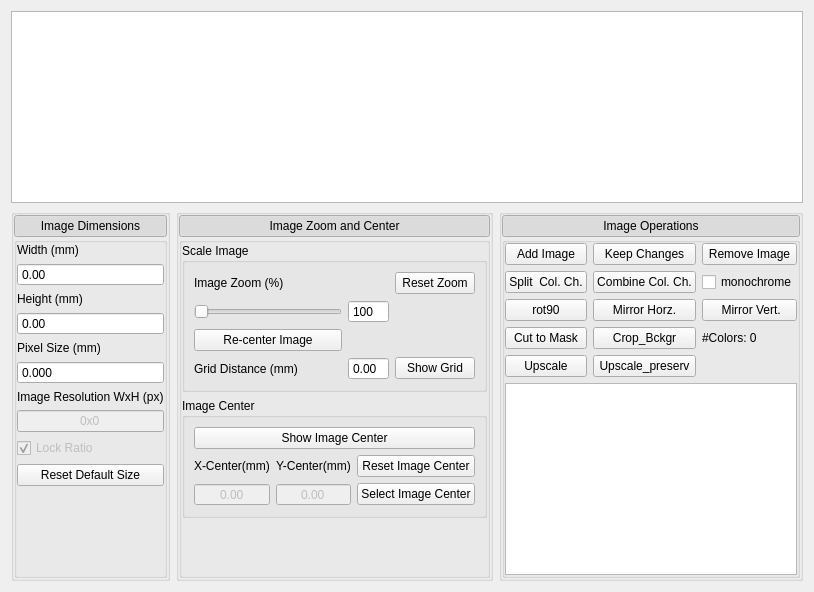
        <widget class="QWidget" name="image_tab">
         <property name="enabled">
          <bool>true</bool>
         </property>
         <attribute name="title">
          <string>Image Visualization</string>
         </attribute>
         <layout class="QGridLayout" name="gridLayout_4" rowstretch="1,0,0">
          <item row="1" column="0" rowspan="2">
           <widget class="QGroupBox" name="image_dimension_frame">
            <property name="title">
             <string/>
            </property>
            <property name="styleClass" stdset="0">
             <string>outsideFrame</string>
            </property>
            <layout class="QVBoxLayout" name="verticalLayout_21">
             <property name="spacing">
              <number>0</number>
             </property>
             <property name="leftMargin">
              <number>0</number>
             </property>
             <property name="topMargin">
              <number>0</number>
             </property>
             <property name="rightMargin">
              <number>0</number>
             </property>
             <property name="bottomMargin">
              <number>0</number>
             </property>
             <item>
              <widget class="QPushButton" name="pushButton_12">
               <property name="text">
                <string>Image Dimensions</string>
               </property>
               <property name="checkable">
                <bool>true</bool>
               </property>
               <property name="checked">
                <bool>true</bool>
               </property>
               <property name="styleClass" stdset="0">
                <string>MenuButton</string>
               </property>
              </widget>
             </item>
             <item>
              <widget class="QGroupBox" name="inside_image_dimension_frame">
               <property name="title">
                <string/>
               </property>
               <property name="styleClass" stdset="0">
                <string>insideFrame</string>
               </property>
               <layout class="QGridLayout" name="gridLayout_8">
                <property name="leftMargin">
                 <number>0</number>
                </property>
                <property name="topMargin">
                 <number>0</number>
                </property>
                <property name="rightMargin">
                 <number>0</number>
                </property>
                <property name="horizontalSpacing">
                 <number>0</number>
                </property>
                <item row="6" column="0">
                 <widget class="QLabel" name="label_23">
                  <property name="text">
                   <string>Image Resolution WxH (px)</string>
                  </property>
                 </widget>
                </item>
                <item row="7" column="0">
                 <widget class="QLineEdit" name="image_resolution_edit">
                  <property name="enabled">
                   <bool>false</bool>
                  </property>
                  <property name="sizePolicy">
                   <sizepolicy hsizetype="Minimum" vsizetype="Fixed">
                    <horstretch>0</horstretch>
                    <verstretch>0</verstretch>
                   </sizepolicy>
                  </property>
                  <property name="text">
                   <string>0x0</string>
                  </property>
                  <property name="alignment">
                   <set>Qt::AlignCenter</set>
                  </property>
                 </widget>
                </item>
                <item row="5" column="0">
                 <widget class="QDoubleSpinBox" name="pixel_size_spinbox">
                  <property name="buttonSymbols">
                   <enum>QAbstractSpinBox::NoButtons</enum>
                  </property>
                  <property name="decimals">
                   <number>3</number>
                  </property>
                  <property name="maximum">
                   <double>100.000000000000000</double>
                  </property>
                  <property name="singleStep">
                   <double>0.010000000000000</double>
                  </property>
                 </widget>
                </item>
                <item row="8" column="0">
                 <widget class="QCheckBox" name="lock_ratio_check">
                  <property name="enabled">
                   <bool>false</bool>
                  </property>
                  <property name="text">
                   <string>Lock Ratio</string>
                  </property>
                  <property name="checked">
                   <bool>true</bool>
                  </property>
                 </widget>
                </item>
                <item row="9" column="0">
                 <widget class="QPushButton" name="reset_image_size_button">
                  <property name="text">
                   <string>Reset Default Size</string>
                  </property>
                 </widget>
                </item>
                <item row="1" column="0">
                 <widget class="QDoubleSpinBox" name="width_spinbox">
                  <property name="buttonSymbols">
                   <enum>QAbstractSpinBox::NoButtons</enum>
                  </property>
                  <property name="maximum">
                   <double>1000.000000000000000</double>
                  </property>
                 </widget>
                </item>
                <item row="0" column="0">
                 <widget class="QLabel" name="width_label">
                  <property name="text">
                   <string>Width (mm)</string>
                  </property>
                 </widget>
                </item>
                <item row="2" column="0">
                 <widget class="QLabel" name="height_label">
                  <property name="text">
                   <string>Height (mm)</string>
                  </property>
                 </widget>
                </item>
                <item row="3" column="0">
                 <widget class="QDoubleSpinBox" name="height_spinbox">
                  <property name="buttonSymbols">
                   <enum>QAbstractSpinBox::NoButtons</enum>
                  </property>
                  <property name="maximum">
                   <double>1000.000000000000000</double>
                  </property>
                 </widget>
                </item>
                <item row="4" column="0">
                 <widget class="QLabel" name="label_22">
                  <property name="text">
                   <string>Pixel Size (mm)</string>
                  </property>
                 </widget>
                </item>
                <item row="10" column="0">
                 <spacer name="verticalSpacer_3">
                  <property name="orientation">
                   <enum>Qt::Vertical</enum>
                  </property>
                  <property name="sizeHint" stdset="0">
                   <size>
                    <width>20</width>
                    <height>40</height>
                   </size>
                  </property>
                 </spacer>
                </item>
               </layout>
              </widget>
             </item>
            </layout>
           </widget>
          </item>
          <item row="1" column="1" rowspan="2">
           <widget class="QGroupBox" name="zoom_center_frame">
            <property name="title">
             <string/>
            </property>
            <property name="styleClass" stdset="0">
             <string>outsideFrame</string>
            </property>
            <layout class="QVBoxLayout" name="verticalLayout_22">
             <property name="spacing">
              <number>0</number>
             </property>
             <property name="leftMargin">
              <number>0</number>
             </property>
             <property name="topMargin">
              <number>0</number>
             </property>
             <property name="rightMargin">
              <number>0</number>
             </property>
             <property name="bottomMargin">
              <number>0</number>
             </property>
             <item>
              <widget class="QPushButton" name="pushButton_13">
               <property name="text">
                <string>Image Zoom and Center</string>
               </property>
               <property name="checkable">
                <bool>true</bool>
               </property>
               <property name="checked">
                <bool>true</bool>
               </property>
               <property name="styleClass" stdset="0">
                <string>MenuButton</string>
               </property>
              </widget>
             </item>
             <item>
              <widget class="QGroupBox" name="inside_zoom_center_frame">
               <property name="title">
                <string/>
               </property>
               <property name="styleClass" stdset="0">
                <string>insideFrame</string>
               </property>
               <layout class="QGridLayout" name="gridLayout_7">
                <property name="leftMargin">
                 <number>0</number>
                </property>
                <property name="topMargin">
                 <number>0</number>
                </property>
                <property name="rightMargin">
                 <number>0</number>
                </property>
                <property name="bottomMargin">
                 <number>0</number>
                </property>
                <item row="1" column="0">
                 <widget class="QGroupBox" name="groupBox_2">
                  <property name="title">
                   <string>Image Center</string>
                  </property>
                  <property name="styleClass" stdset="0">
                   <string>verticalSubFrame</string>
                  </property>
                  <layout class="QGridLayout" name="gridLayout_21">
                   <item row="1" column="0">
                    <widget class="QLabel" name="label_15">
                     <property name="text">
                      <string>X-Center(mm)</string>
                     </property>
                    </widget>
                   </item>
                   <item row="2" column="0">
                    <widget class="QDoubleSpinBox" name="h_center_spinbox">
                     <property name="enabled">
                      <bool>false</bool>
                     </property>
                     <property name="alignment">
                      <set>Qt::AlignCenter</set>
                     </property>
                     <property name="buttonSymbols">
                      <enum>QAbstractSpinBox::NoButtons</enum>
                     </property>
                     <property name="minimum">
                      <double>-10000.000000000000000</double>
                     </property>
                     <property name="maximum">
                      <double>10000.000000000000000</double>
                     </property>
                    </widget>
                   </item>
                   <item row="1" column="1">
                    <widget class="QLabel" name="label_16">
                     <property name="text">
                      <string>Y-Center(mm)</string>
                     </property>
                    </widget>
                   </item>
                   <item row="2" column="2">
                    <widget class="QPushButton" name="set_image_center_button">
                     <property name="text">
                      <string>Select Image Center</string>
                     </property>
                     <property name="checkable">
                      <bool>true</bool>
                     </property>
                    </widget>
                   </item>
                   <item row="1" column="2">
                    <widget class="QPushButton" name="reset_image_center_button">
                     <property name="text">
                      <string>Reset Image Center</string>
                     </property>
                    </widget>
                   </item>
                   <item row="2" column="1">
                    <widget class="QDoubleSpinBox" name="v_center_spinbox">
                     <property name="enabled">
                      <bool>false</bool>
                     </property>
                     <property name="alignment">
                      <set>Qt::AlignCenter</set>
                     </property>
                     <property name="buttonSymbols">
                      <enum>QAbstractSpinBox::NoButtons</enum>
                     </property>
                     <property name="minimum">
                      <double>-10000.000000000000000</double>
                     </property>
                     <property name="maximum">
                      <double>10000.000000000000000</double>
                     </property>
                    </widget>
                   </item>
                   <item row="0" column="0" colspan="3">
                    <widget class="QPushButton" name="show_image_center_button">
                     <property name="text">
                      <string>Show Image Center</string>
                     </property>
                     <property name="checkable">
                      <bool>false</bool>
                     </property>
                    </widget>
                   </item>
                  </layout>
                 </widget>
                </item>
                <item row="0" column="0">
                 <widget class="QGroupBox" name="image_scaler_frame">
                  <property name="title">
                   <string>Scale Image</string>
                  </property>
                  <property name="styleClass" stdset="0">
                   <string>verticalSubFrame</string>
                  </property>
                  <layout class="QGridLayout" name="gridLayout_3">
                   <item row="1" column="1">
                    <widget class="QSlider" name="zoom_slider">
                     <property name="orientation">
                      <enum>Qt::Horizontal</enum>
                     </property>
                    </widget>
                   </item>
                   <item row="3" column="3">
                    <widget class="QPushButton" name="grid_toggle_button">
                     <property name="text">
                      <string>Show Grid</string>
                     </property>
                    </widget>
                   </item>
                   <item row="1" column="2">
                    <widget class="QSpinBox" name="zoom_spinbox">
                     <property name="buttonSymbols">
                      <enum>QAbstractSpinBox::NoButtons</enum>
                     </property>
                     <property name="minimum">
                      <number>10</number>
                     </property>
                     <property name="maximum">
                      <number>1000</number>
                     </property>
                     <property name="singleStep">
                      <number>1</number>
                     </property>
                     <property name="value">
                      <number>100</number>
                     </property>
                    </widget>
                   </item>
                   <item row="0" column="1">
                    <widget class="QLabel" name="zoom_label">
                     <property name="text">
                      <string>Image Zoom (%)</string>
                     </property>
                    </widget>
                   </item>
                   <item row="0" column="3">
                    <widget class="QPushButton" name="reset_zoom_button">
                     <property name="text">
                      <string>Reset Zoom</string>
                     </property>
                    </widget>
                   </item>
                   <item row="3" column="1">
                    <widget class="QLabel" name="grid_distance_label">
                     <property name="text">
                      <string>Grid Distance (mm)</string>
                     </property>
                    </widget>
                   </item>
                   <item row="3" column="2">
                    <widget class="QDoubleSpinBox" name="grid_distance_spinbox">
                     <property name="buttonSymbols">
                      <enum>QAbstractSpinBox::NoButtons</enum>
                     </property>
                    </widget>
                   </item>
                   <item row="2" column="1">
                    <widget class="QPushButton" name="recenter_image_button">
                     <property name="text">
                      <string>Re-center Image</string>
                     </property>
                    </widget>
                   </item>
                  </layout>
                 </widget>
                </item>
                <item row="2" column="0">
                 <spacer name="verticalSpacer_2">
                  <property name="orientation">
                   <enum>Qt::Vertical</enum>
                  </property>
                  <property name="sizeHint" stdset="0">
                   <size>
                    <width>20</width>
                    <height>40</height>
                   </size>
                  </property>
                 </spacer>
                </item>
               </layout>
              </widget>
             </item>
            </layout>
           </widget>
          </item>
          <item row="0" column="0" colspan="3">
           <widget class="NoScrollGraphicsView" name="image_canvas">
            <property name="mouseTracking">
             <bool>true</bool>
            </property>
            <property name="verticalScrollBarPolicy">
             <enum>Qt::ScrollBarAlwaysOff</enum>
            </property>
            <property name="horizontalScrollBarPolicy">
             <enum>Qt::ScrollBarAlwaysOff</enum>
            </property>
           </widget>
          </item>
          <item row="1" column="2" rowspan="2">
           <widget class="QGroupBox" name="image_lister_frame">
            <property name="title">
             <string/>
            </property>
            <property name="styleClass" stdset="0">
             <string>outsideFrame</string>
            </property>
            <layout class="QVBoxLayout" name="verticalLayout_20">
             <property name="spacing">
              <number>0</number>
             </property>
             <property name="leftMargin">
              <number>0</number>
             </property>
             <property name="topMargin">
              <number>0</number>
             </property>
             <property name="rightMargin">
              <number>0</number>
             </property>
             <property name="bottomMargin">
              <number>0</number>
             </property>
             <item>
              <widget class="QPushButton" name="pushButton_11">
               <property name="text">
                <string>Image Operations</string>
               </property>
               <property name="checkable">
                <bool>true</bool>
               </property>
               <property name="checked">
                <bool>true</bool>
               </property>
               <property name="styleClass" stdset="0">
                <string>MenuButton</string>
               </property>
              </widget>
             </item>
             <item>
              <widget class="QGroupBox" name="inside_image_lister_frame">
               <property name="title">
                <string/>
               </property>
               <property name="styleClass" stdset="0">
                <string>insideFrame</string>
               </property>
               <layout class="QGridLayout" name="gridLayout_9">
                <property name="leftMargin">
                 <number>0</number>
                </property>
                <property name="topMargin">
                 <number>0</number>
                </property>
                <property name="rightMargin">
                 <number>0</number>
                </property>
                <property name="bottomMargin">
                 <number>0</number>
                </property>
                <property name="horizontalSpacing">
                 <number>6</number>
                </property>
                <item row="1" column="2">
                 <widget class="QCheckBox" name="monochrome_check">
                  <property name="enabled">
                   <bool>true</bool>
                  </property>
                  <property name="text">
                   <string>monochrome</string>
                  </property>
                  <property name="checked">
                   <bool>false</bool>
                  </property>
                 </widget>
                </item>
                <item row="0" column="0">
                 <widget class="QPushButton" name="add_image_button">
                  <property name="text">
                   <string>Add Image</string>
                  </property>
                 </widget>
                </item>
                <item row="2" column="0">
                 <widget class="QPushButton" name="rot_image_90_button">
                  <property name="text">
                   <string>rot90</string>
                  </property>
                 </widget>
                </item>
                <item row="0" column="1">
                 <widget class="QPushButton" name="keep_changes_button">
                  <property name="text">
                   <string>Keep Changes</string>
                  </property>
                 </widget>
                </item>
                <item row="2" column="2">
                 <widget class="QPushButton" name="mirror_image_vertical_button">
                  <property name="text">
                   <string> Mirror Vert.</string>
                  </property>
                 </widget>
                </item>
                <item row="5" column="0" colspan="3">
                 <widget class="QListWidget" name="images_ListWidget">
                  <property name="acceptDrops">
                   <bool>true</bool>
                  </property>
                  <property name="dragEnabled">
                   <bool>true</bool>
                  </property>
                  <property name="dragDropMode">
                   <enum>QAbstractItemView::InternalMove</enum>
                  </property>
                  <property name="selectionMode">
                   <enum>QAbstractItemView::ExtendedSelection</enum>
                  </property>
                 </widget>
                </item>
                <item row="1" column="1">
                 <widget class="QPushButton" name="combine_image_button">
                  <property name="text">
                   <string>Combine Col. Ch.</string>
                  </property>
                 </widget>
                </item>
                <item row="2" column="1">
                 <widget class="QPushButton" name="mirror_image_horizontal_button">
                  <property name="text">
                   <string>Mirror Horz.</string>
                  </property>
                 </widget>
                </item>
                <item row="3" column="0">
                 <widget class="QPushButton" name="cut_to_mask_button">
                  <property name="enabled">
                   <bool>true</bool>
                  </property>
                  <property name="text">
                   <string>Cut to Mask</string>
                  </property>
                 </widget>
                </item>
                <item row="3" column="2">
                 <widget class="QLabel" name="number_of_colors_label">
                  <property name="text">
                   <string>#Colors: 0</string>
                  </property>
                 </widget>
                </item>
                <item row="0" column="2">
                 <widget class="QPushButton" name="remove_image_button">
                  <property name="text">
                   <string>Remove Image</string>
                  </property>
                 </widget>
                </item>
                <item row="1" column="0">
                 <widget class="QPushButton" name="split_color_button">
                  <property name="text">
                   <string>Split  Col. Ch.</string>
                  </property>
                 </widget>
                </item>
                <item row="4" column="1">
                 <widget class="QPushButton" name="upscale_preserving_button">
                  <property name="text">
                   <string>Upscale_preserv</string>
                  </property>
                 </widget>
                </item>
                <item row="4" column="0">
                 <widget class="QPushButton" name="upscale_button">
                  <property name="text">
                   <string>Upscale</string>
                  </property>
                 </widget>
                </item>
                <item row="3" column="1">
                 <widget class="QPushButton" name="crop_background_button">
                  <property name="text">
                   <string>Crop_Bckgr</string>
                  </property>
                 </widget>
                </item>
               </layout>
              </widget>
             </item>
            </layout>
           </widget>
          </item>
         </layout>
        </widget>
